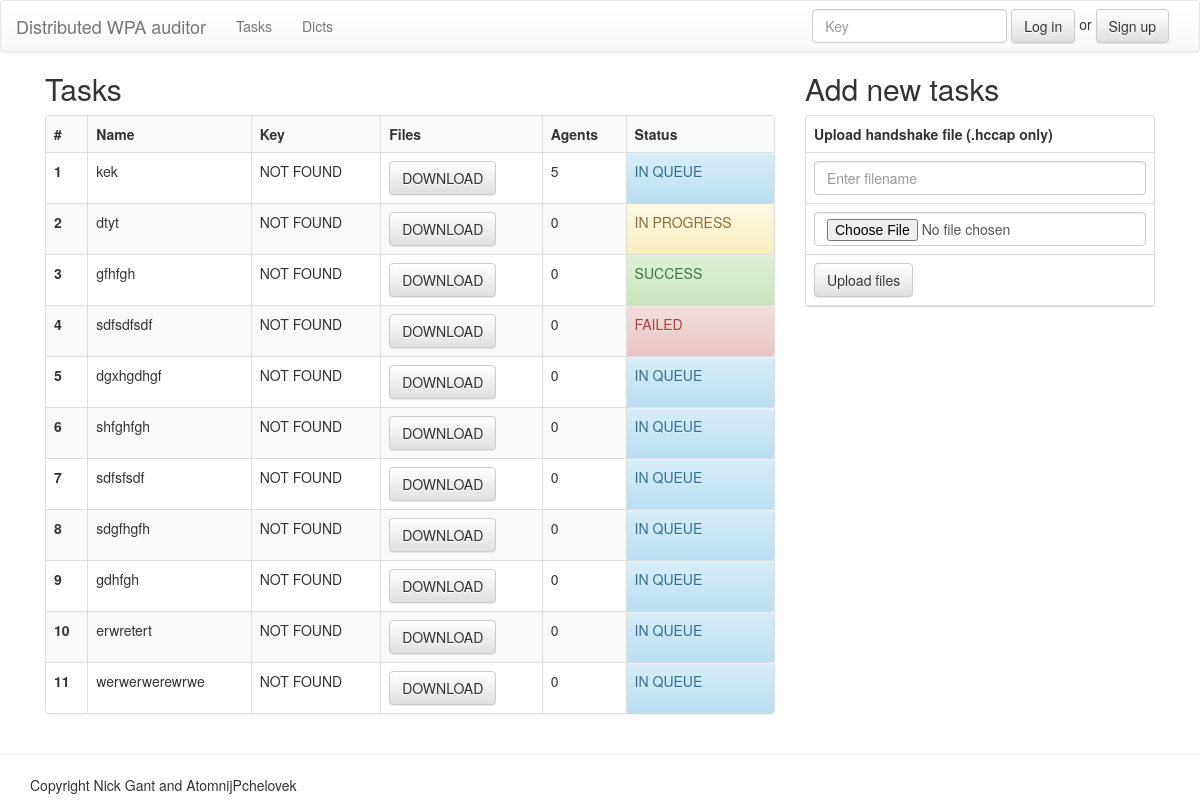
The app's page /web/index.php?tasks, older data.
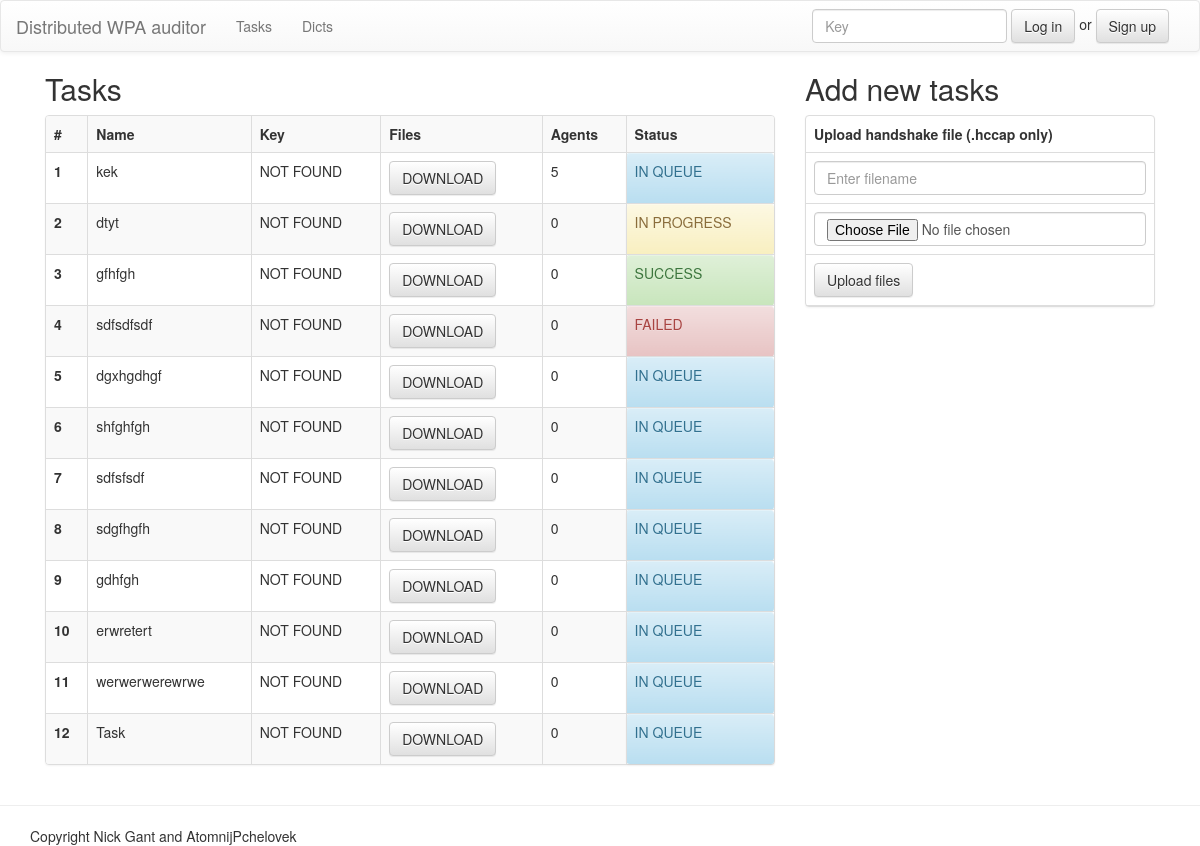
The same page, newer data.
### tables this page shows
CREATE TABLE `tasks` (
  `id` bigint(20) NOT NULL,
  `name` varchar(65) NOT NULL,
  `filename` varchar(60) DEFAULT NULL,
  `type` int(11) NOT NULL,
  `net_key` varchar(64) DEFAULT '0',
  `priority` int(11) NOT NULL DEFAULT '0',
  `ts` timestamp NOT NULL DEFAULT CURRENT_TIMESTAMP,
  `agents` int(11) NOT NULL DEFAULT '0',
  `status` int(11) DEFAULT '0'
);

### web/conf.php (called while the page is built, shortened)
<?php
$cfg_site_url = 'http://localhost/wpa2auditor/web/';
?>

### web/content/tasks.php (the view, shortened to what this page needs)
<div class="container">
	<div class="col-md-8">
		<h2>Tasks</h2>
		<div class="panel panel-default">
			<table class="table table-striped table-bordered table-nonfluid">
				<tbody>
					<tr>
						<th>#</th>
						<th>Name</th>
						<th>Key</th>
						<th>Files</th>
						<th>Agents</th>
						<th>Status</th>
					</tr>
					<?php
					function getStatus($status) {
						$listOfStatus = [
							0 => "IN QUEUE",
							1 => "IN PROGRESS",
							2 => "SUCCESS",
							3 => "FAILED",
						];
						return $listOfStatus[$status];
					}
					global $mysqli;
					$sql = "SELECT id, name, filename, status, agents, net_key FROM tasks WHERE 1";
					$result = $mysqli->query($sql);
					$result = $result->fetch_all(MYSQLI_ASSOC);
					if ($row['net_key'] == 0) {
						$key = "NOT FOUND";
					} else {
						$key = $row['net_key'];
					}
					$id = 0;
					foreach($result as $row) {
						$id++;
						$str = '<tr><td><strong>' . $id . '</strong></td><td>' . $row['name'] . '</td><td>' . $key . '</td><td><a href="' . $cfg_site_url . "tasks\\" . $row['filename'] . '" class="btn btn-default">DOWNLOAD</a><td>' . $row['agents'] . '</td><td class="status">' . getStatus($row['status']) . '</td></tr>';
						echo $str;
					}
					?>
				</tbody>
			</table>
		</div>
	</div>
	<div class="col-md-4">
		<h2>Add new tasks</h2>
		<form class="" action="" method="post" enctype="multipart/form-data">
			<div class="panel panel-default">
				<table class="table table-bordered table-nonfluid">
					<tbody>
						<tr>
							<th>Upload handshake file (.hccap only)</th>
						</tr>
						<tr>
							<td>
								<input type="text" class="form-control" name="filename" required="" placeholder="Enter filename">
							</td>
						</tr>
						<tr>
							<td>
								<input type="file" class="form-control" name="upfile">
							</td>
						</tr>
						<tr>
							<td>
								<input type="submit" class="btn btn-default" value="Upload files" name="buttonUploadFile">
							</td>
						</tr>
					</tbody>
				</table>
			</div>
		</form>
	</div>
</div>

Row changes from the older to the newer data that the page shows:
added tasks: name "Task", agents "0", status "IN QUEUE"
